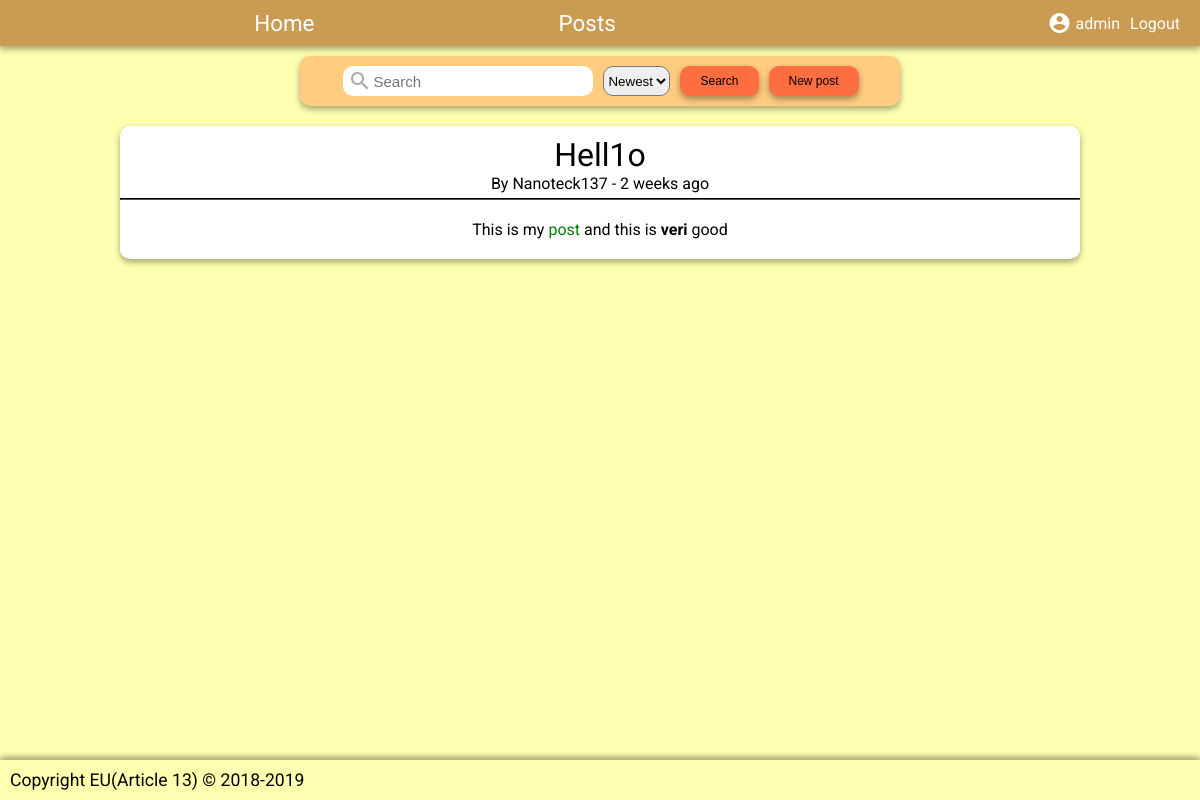
Page /posts.php?view=2 (signed in) on the committed database.
### tables this page shows
CREATE TABLE users(
    id INT(8) PRIMARY KEY AUTO_INCREMENT,
    user_name VARCHAR(15) NOT NULL UNIQUE,
    user_password VARCHAR(255) NOT NULL,
    user_email VARCHAR(32) NOT NULL UNIQUE,
    user_type ENUM("admin", "member") DEFAULT "member" NOT NULL,
    user_theme INT(2) NOT NULL DEFAULT 1,
    FOREIGN KEY (user_theme) REFERENCES themes(id)
);

CREATE TABLE posts(
    id INT(8) PRIMARY KEY AUTO_INCREMENT,
    post_name VARCHAR(200) NOT NULL,
    post_date TIMESTAMP DEFAULT CURRENT_TIMESTAMP NOT NULL,
    post_user_id INT(8),
    post_content MEDIUMTEXT NOT NULL,
    FOREIGN KEY (post_user_id) REFERENCES users(id)
);

### include/auth.php (called while the page is built, shortened)
<?php
    class UserData {
        private $name = NULL;
        public function __construct(string $id, string $name, string $email, string $type, int $themeID) {
            $this->name = $name;
        }
        public function get_user_name() {
            return $this->name;
        }
    }
    function is_logged_in() {
        return isset($_SESSION["valid_login"]) && $_SESSION["valid_login"] === true;
    }
    function get_user_id() {
        return $_SESSION["user_id"];
    }
    function get_user_data($dbc, $user) {
        $query = "SELECT * FROM users WHERE id=$user";
        $result = mysqli_query($dbc, $query);
        if (mysqli_num_rows($result) === 1) {
            $row = mysqli_fetch_array($result);
            $username = $row["user_name"];
            $email = $row["user_email"];
            $type = $row["user_type"];
            $themeID = $row["user_theme"];
            return new UserData($user, $username, $email, $type, $themeID);
        } else {
            return NULL;
        }
    }
?>

### include/util.php (called while the page is built)
<?php
function get_time($time) {
    $time = time() - $time;
    $time = ($time < 1) ? 1 : $time;
    $tokens = array(
        31536000 => 'year',
        2592000 => 'month',
        604800 => 'week',
        86400 => 'day',
        3600 => 'hour',
        60 => 'minute',
        1 => 'second'
    );
    foreach ($tokens as $unit => $text) {
        if ($time < $unit) continue;
        $numberOfUnits = floor($time / $unit);
        return $numberOfUnits . ' ' . $text . (($numberOfUnits > 1) ? 's' : '');
    }
}
?>

### posts.php (the view, shortened to what this page needs)
<?php
require("include/common.php");
?>
<!DOCTYPE html>
<html>
<head>
    <?php
    require("template/head.php");
    ?>
    <link rel="stylesheet" href="css/posts.css">
</head>
<body>
    <div id="container">
        <?php
        require("template/menu_header.php");
        ?>
        <div id="content">
            <div class="card" id="post-header">
                <form action="posts.php" method="get">
                    <div id="post-search-bar">
                        <input type="search" name="q" placeholder="Search" value="<?= isset($_GET["q"]) ? $_GET["q"] : "" ?>">
                    </div>
                    <select name="sort" id="post-search-sort">
                        <option value="newest" <?= (isset($_GET["sort"]) && $_GET["sort"] === "newest") ? "selected" : "" ?>>Newest</option>
                    </select>
                    <button class="btn" type="submit">Search</button>
                    <button class="btn" id="post-new-post-button" type="button" onclick="window.location.href='new_post.php';">New post</button>
                </form>
            </div>
            <?php
            if(isset($_GET["view"])) {
                $id = $_GET["view"];
                $query = "SELECT posts.id, posts.post_name, posts.post_content, posts.post_date, users.user_name FROM posts JOIN users ON posts.post_user_id=users.id WHERE posts.id=$id;";
                $result = mysqli_query($dbc_website, $query);
                $row = mysqli_fetch_array($result);
            ?>
                <div id="view-post" class="card">
                    <p id="view-post-name"><?= $row["post_name"]?></p>
                    <p id="view-post-user">By <?= $row["user_name"]?> - <?=get_time(strtotime($row["post_date"])); ?> ago</p>
                    <hr>
                    <p id="view-post-content"><?= $row["post_content"];?></p>
                </div>
            <?php
            }
            ?>
        </div>
        <?php
        require("template/footer.php")
        ?>
    </div>
</body>
</html>

### template/menu_header.php
<div id="header" class="card">
    <div id="header-left">
        <a class="header-item" id="header-home" href="index.php"><p>Home</p></a>
        <a class="header-item" href="posts.php"><p>Posts</p></a>
    </div>
    <div id="header-right">
        <?php
        if(is_logged_in()) {
            $user = get_user_data($dbc_website, get_user_id());
        ?>
            <a class="header-item" href="profile.php"><p><i class="material-icons">account_circle</i><?= $user->get_user_name();?></p></a>
            <a class="header-item" href="logout.php"><p>Logout</p></a>
        <?php
        } else {
        ?>
            <a class="header-item" href="login.php"><p>Login</p></a>
        <?php
        }
        ?>
    </div>
</div>

### css/main.css (style rules this page uses)
* { margin: 0; padding: 0; box-sizing: border-box; }
:root { --card-box-shadow: 0 3px 6px rgba(0,0,0,0.16), 0 3px 6px rgba(0,0,0,0.23); }
html { background-color: var(--primary-color-light); font-family: 'Roboto', sans-serif; position:relative; min-height: 100%; }
#header { background-color: var(--primary-color-dark); display: flex; width: 100%; justify-content: space-around; padding: 6px 0px; margin-bottom: 10px; position: sticky; top: 0; z-index: 1000; }
.header-item { text-decoration: none; font-size: 1.4em; text-align: center; color: var(--primary-color-dark-on); padding: 4px 5px; }
.header-item:link { text-decoration: none; }
.header-item .material-icons { margin-right: 4px; }
#header-left { width: 70%; display: flex; justify-content: space-evenly; }
#header-right { width: 25%; display: flex; justify-content: flex-end; align-items: center; }
#header-right .header-item { height: 100%; font-size: 1em; }
#header-right .header-item > p { display: flex; align-items: center; justify-content: center;; height: 100%; }
#content { margin: 10px 0px; margin-bottom: 60px; flex: 1 0 auto; }
.card { box-shadow: 0 3px 6px rgba(0,0,0,0.16), 0 3px 6px rgba(0,0,0,0.23); }
.btn { position: relative; border: none; font-size: 20px; padding: 6px 20px; background-color: var(--secondary-color); color: var(--secondary-color-on); box-shadow: var(--card-box-shadow); border-radius: 10px; overflow: hidden; }
.btn:before { content: ""; position: absolute; top: 50%; left: 50%; display: block; width: 0; padding-top: 0; border-radius: 100%; background-color: rgba(236, 240, 241, .3); transform: translate(-50%, -50%); }

### css/posts.css (style rules this page uses)
#post-header { width: 600px; margin: 0 auto; height: 50px; background-color: var(--primary-color); color: var(--primary-color-on); margin: 0 auto; border-radius: 10px; }
#post-header .btn { font-size: 12px; height: 30px; margin-top: 10px; margin-left: 10px; }
#post-header form { height: 100%; margin-left: 2px; display: flex; justify-content: center; }
#post-new-post-button { justify-self: flex-end; }
#post-search-bar { position: relative; height: 100%; display: inline-block; z-index: 0; }
#post-search-bar svg { margin: auto; position: absolute; top: 50%; left: 5px; transform: translateY(-50%); }
#post-search-bar input { border: none; height: 30px; width: 250px; margin: 10px 10px 0px 0px; font-size: 15px; padding-left: 30px; padding-right: 10px; border-radius: 10px; }
#post-search-sort { height: 30px; margin-top: 10px; border-radius: 10px; }
#view-post { width: 960px; margin: 0 auto; background-color: white; color: black; border-radius: 10px; margin-top: 20px; }
#view-post hr { margin-top: 5px; border-color: var(--primary-color-light-on); }
#view-post-name { font-size: 2em; text-align: center; padding-top: 10px; }
#view-post-user { text-align: center; }
#view-post-content { margin-top: 0px; padding: 20px; text-align: center; }

### rows in the picture
users: user_name "admin"
posts: post_name "Hell1o", post_user.user_name "Nanoteck137", post_date "2 weeks", post_content "This is my post and this is veri good"
